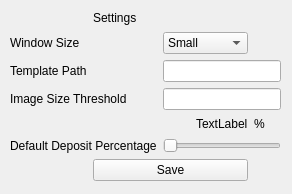
<?xml version="1.0" encoding="UTF-8"?>
<ui version="4.0">
 <class>Form</class>
 <widget class="QWidget" name="Form">
  <property name="geometry">
   <rect>
    <x>0</x>
    <y>0</y>
    <width>292</width>
    <height>194</height>
   </rect>
  </property>
  <property name="windowTitle">
   <string>Form</string>
  </property>
  <widget class="QWidget" name="">
   <property name="geometry">
    <rect>
     <x>10</x>
     <y>10</y>
     <width>271</width>
     <height>171</height>
    </rect>
   </property>
   <layout class="QGridLayout" name="gridLayout">
    <item row="1" column="0">
     <widget class="QLabel" name="label_2">
      <property name="text">
       <string>Window Size</string>
      </property>
     </widget>
    </item>
    <item row="1" column="2" colspan="2">
     <widget class="QComboBox" name="comboBox">
      <item>
       <property name="text">
        <string>Small</string>
       </property>
      </item>
      <item>
       <property name="text">
        <string>Medium</string>
       </property>
      </item>
      <item>
       <property name="text">
        <string>Large</string>
       </property>
      </item>
     </widget>
    </item>
    <item row="2" column="0">
     <widget class="QLabel" name="label_3">
      <property name="text">
       <string>Template Path</string>
      </property>
     </widget>
    </item>
    <item row="2" column="2" colspan="3">
     <widget class="QLineEdit" name="lineEdit"/>
    </item>
    <item row="3" column="0" colspan="2">
     <widget class="QLabel" name="label_5">
      <property name="text">
       <string>Image Size Threshold</string>
      </property>
     </widget>
    </item>
    <item row="3" column="2" colspan="3">
     <widget class="QLineEdit" name="lineEdit_2"/>
    </item>
    <item row="4" column="3">
     <widget class="QLabel" name="label_6">
      <property name="text">
       <string>TextLabel</string>
      </property>
     </widget>
    </item>
    <item row="4" column="4">
     <widget class="QLabel" name="label_7">
      <property name="text">
       <string>%</string>
      </property>
     </widget>
    </item>
    <item row="5" column="0" colspan="2">
     <widget class="QLabel" name="label_4">
      <property name="text">
       <string>Default Deposit Percentage</string>
      </property>
     </widget>
    </item>
    <item row="5" column="2" colspan="3">
     <widget class="QSlider" name="horizontalSlider">
      <property name="orientation">
       <enum>Qt::Horizontal</enum>
      </property>
     </widget>
    </item>
    <item row="6" column="1" colspan="3">
     <widget class="QPushButton" name="pushButton">
      <property name="text">
       <string>Save</string>
      </property>
     </widget>
    </item>
    <item row="0" column="1" colspan="2">
     <widget class="QLabel" name="label">
      <property name="text">
       <string>Settings</string>
      </property>
     </widget>
    </item>
   </layout>
  </widget>
 </widget>
 <resources/>
 <connections/>
</ui>
